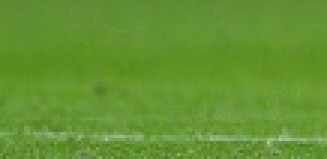
#> input picture rose_red.png, 109 x 53 px (shown 3 times larger)
$ python 22.4_backprojection_opencv.py
#> lines starting #> are read from the running program, lines starting #| are printed output that depends on the picture; after the words box and inside, x2 and y2 are one past the last pixel; in counts of white or black regions, pixels touching at a corner belong together; pictures that were not available may be replaced by others from this repository, and a replacement may not be noted
# -*- coding: utf8 -*-


import cv2
import numpy as np

roi = cv2.imread('../../rose_red.png')
#> roi is the input picture: shape (53, 109, 3); mean B, G, R 49.6, 147.2, 100.5
hsv = cv2.cvtColor(roi,cv2.COLOR_BGR2HSV)
#> hsv: shape (53, 109, 3); mean H, S, V 44.5, 169.6, 147.2

target = cv2.imread('../../roses.png')
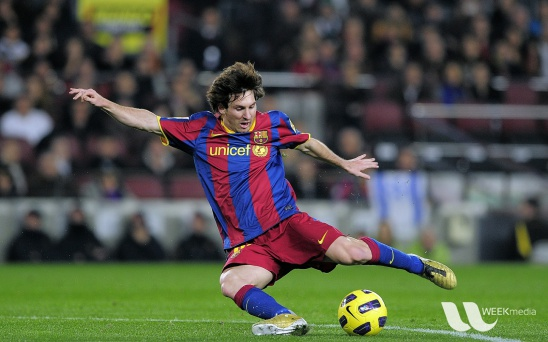
#> input picture roses.jpg, 548 x 342 px, given in place of roses.png, which was not available
#> target is the input picture: shape (342, 548, 3); mean B, G, R 72.4, 86, 82.2
hsvt = cv2.cvtColor(target,cv2.COLOR_BGR2HSV)
#> hsvt: shape (342, 548, 3); mean H, S, V 82.7, 87.7, 100.4

# calculating object histogram
roihist = cv2.calcHist([hsv],[0, 1], None, [180, 256], [0, 180, 0, 256] )
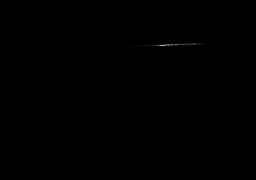
#> roihist: shape (180, 256) float32; min 0, max 191, mean 0.1


# normalize histogram and apply backprojection
# 归一化：原始图像，结果图像，映射到结果图像中的最小值，最大值，归一化类型
#cv2.NORM_MINMAX 对数组的所有值进行转化，使它们线性映射到最小值和最大值之间
# 归一化之后的直方图便于显示，归一化之后就成了 0 到 255 之间的数了。

# normalize histogram and apply backprojection
cv2.normalize(roihist,roihist,0,255,cv2.NORM_MINMAX)
#> roihist: shape (180, 256) float32; 0.78% of pixels changed, all inside (x1, y1, x2, y2) = (74, 42, 211, 52)
dst = cv2.calcBackProject([hsvt],[0,1],roihist,[0,180,0,256],1)
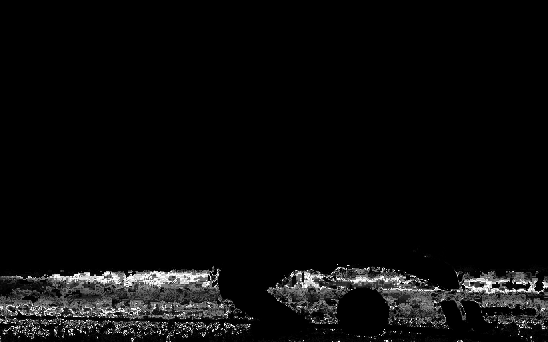
#> dst: shape (342, 548); min 0, max 255, mean 11.1

# Now convolute with circular disc
# Now convolute with circular disc
# 此处卷积可以把分散的点连在一起
disc = cv2.getStructuringElement(cv2.MORPH_ELLIPSE,(5,5))
cv2.filter2D(dst,-1,disc,dst)
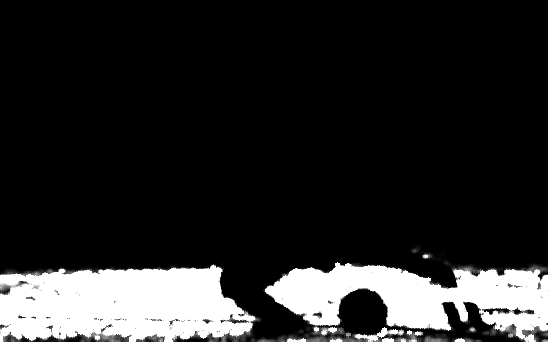
#> dst: shape (342, 548); 18.71% of pixels changed, all inside (x1, y1, x2, y2) = (0, 243, 548, 342)

# threshold and binary AND
ret,thresh = cv2.threshold(dst,50,255,0)
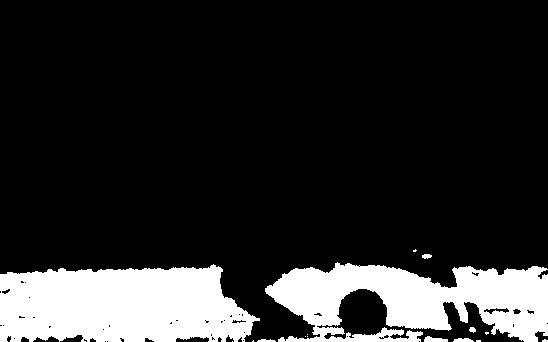
#> thresh: shape (342, 548); 16.6% white; 16 white regions (9 under 20 px), largest, box (x1, y1, x2, y2) and area: (0, 264, 260, 342) 16557, (265, 262, 548, 342) 14282, (424, 336, 448, 342) 99
# 别忘了是三通道图像，因此这里使用 merge 变成 3 通道
thresh = cv2.merge((thresh,thresh,thresh))
res = cv2.bitwise_and(target,thresh)
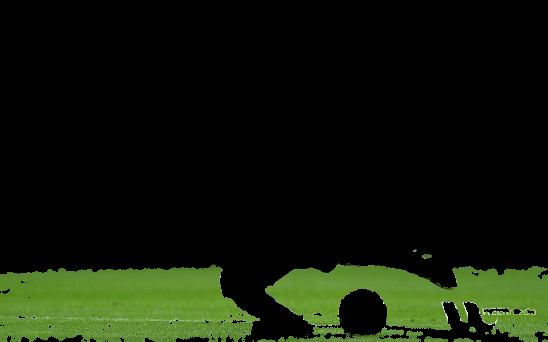
#> res: shape (342, 548, 3); mean B, G, R 8.5, 24, 16.4

res = np.vstack((target,thresh,res))
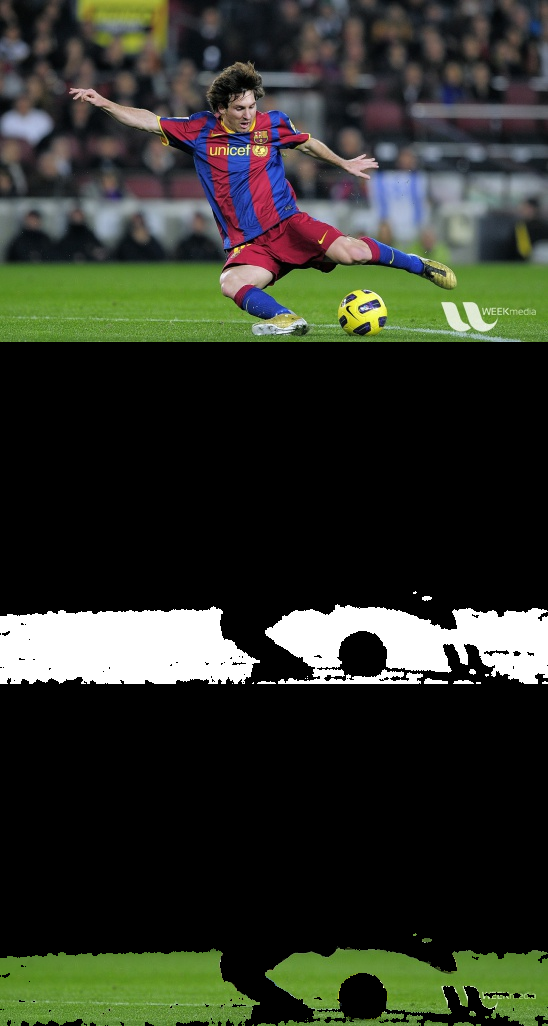
#> res: shape (1026, 548, 3); mean B, G, R 41.1, 50.8, 47
cv2.namedWindow('res',cv2.WINDOW_NORMAL)
cv2.imwrite('res.jpg',res)
cv2.imshow('res',res)
cv2.waitKey(0)
